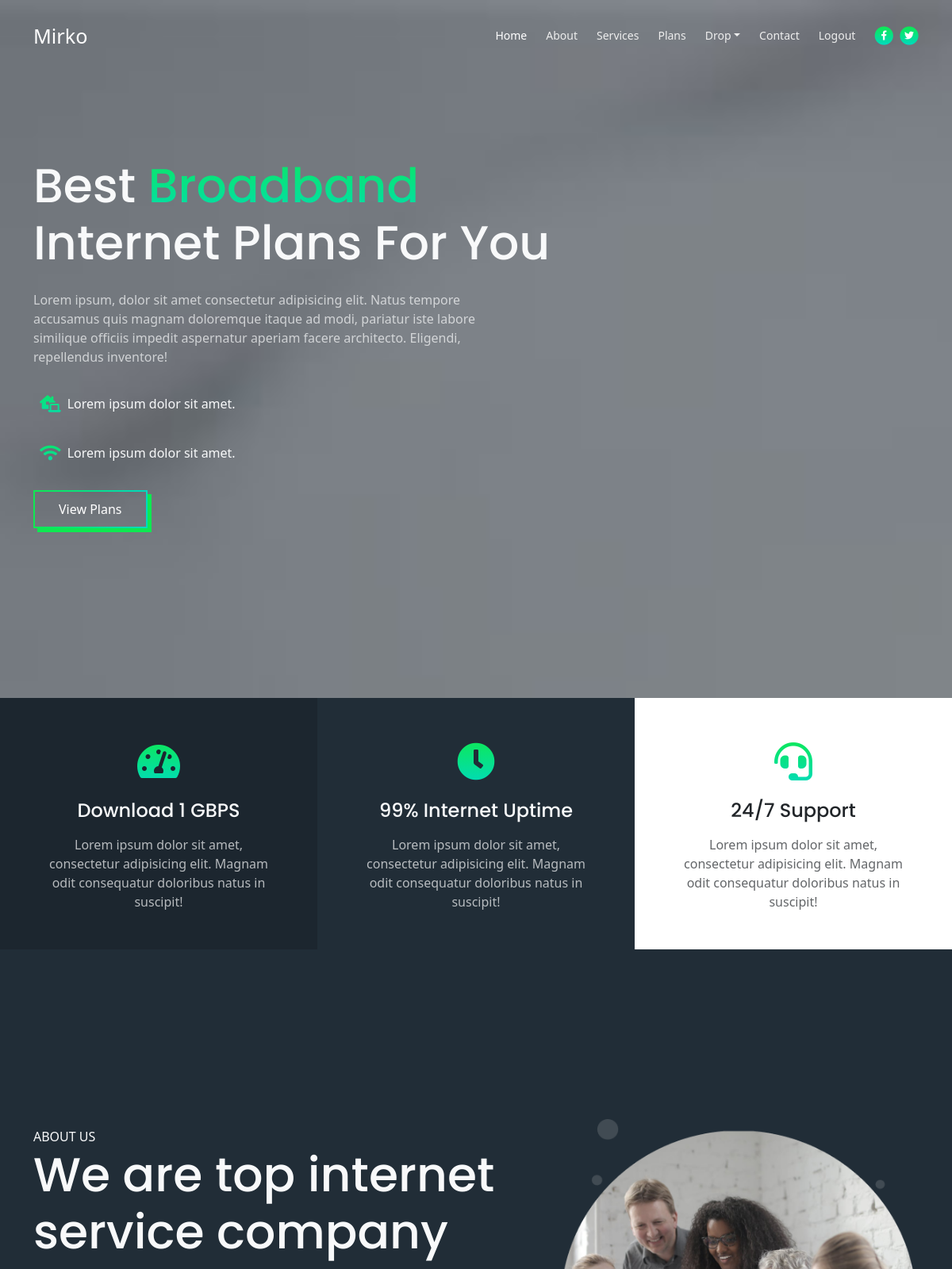
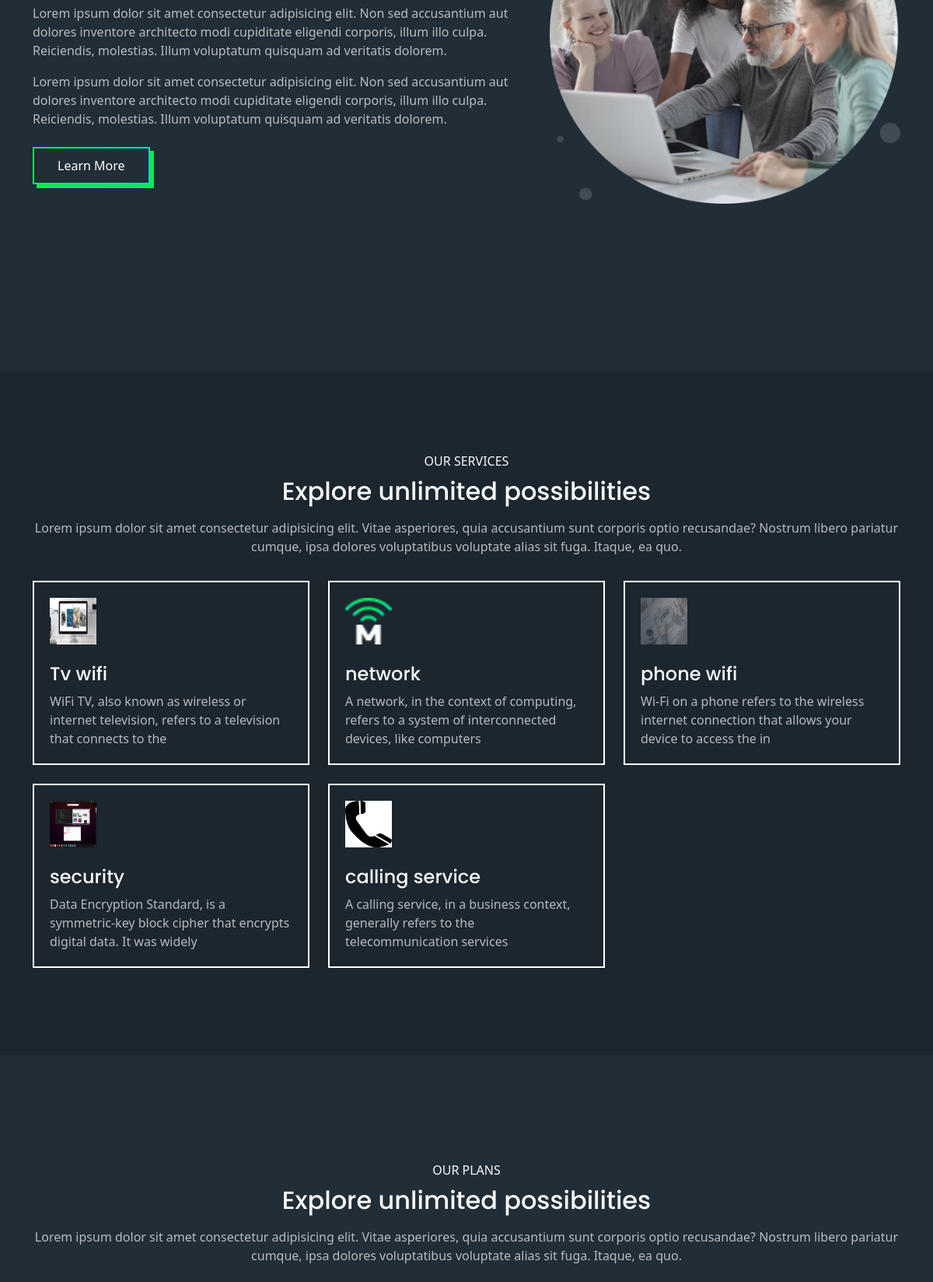
The app's page /home/ (signed in, upper part) with its own data (2 pictures, top to bottom).
### mirko/models.py (models this page shows)
class Service(models.Model):
    name = models.CharField(max_length=100)
    description = models.CharField(max_length=500)
    icon_image = models.ImageField(upload_to='service_icons/', null=True, blank=True)
    def __str__(self):
        return self.name

### mirkoproject/views.py (the view)
# urls.py: 2. Add a URL to urlpatterns:  path('', views.home, name='home')
@login_required
def home(request):
    services = Service.objects.all()
    planning = PricingPlan.objects.all()
    testing = Testimation.objects.all()
    print("hello",services)
    return render(request,"myapp/index.html",{'services':services,'planning':planning,'testing':testing})

### templates/myapp/index.html (shortened to what this page needs)
<!DOCTYPE html>
<html lang="en">
<head>
 {% load static %}
<link href="{% static 'css/bootstrap.min.css' %}" rel="stylesheet">
<link href="{% static 'css/fontawesome-all.min.css' %}" rel="stylesheet">
<link href="{% static 'css/aos.min.css' %}" rel="stylesheet">
<link href="{% static 'css/swiper.css' %}" rel="stylesheet">
<link href="{% static 'css/style.css' %}" rel="stylesheet">
</head>
<body>
    <nav id="navbar" class="navbar navbar-expand-lg fixed-top navbar-dark" aria-label="Main navigation">
        <div class="container">
            <a class="navbar-brand logo-text" href="index.html">Mirko</a>
            <div class="navbar-collapse offcanvas-collapse" id="navbarsExampleDefault" >
                <ul class="navbar-nav ms-auto navbar-nav-scroll">
                    <li class="nav-item">
                        <a class="nav-link active" aria-current="page" href="#header">Home</a>
                    </li>
                    <li class="nav-item">
                        <a class="nav-link" href="#about">About</a>
                    </li>
                    <li class="nav-item">
                        <a class="nav-link" href="#services">Services</a>
                    </li>
                    <li class="nav-item">
                        <a class="nav-link" href="#plans">Plans</a>
                    </li>
                    <li class="nav-item dropdown">
                        <a class="nav-link dropdown-toggle" id="dropdown01" data-bs-toggle="dropdown" aria-expanded="false" href="#">Drop</a>
                    </li>
                    <li class="nav-item">
                        <a class="nav-link" href="{% url 'contact' %}">Contact</a>
                    </li>
                    <li class="nav-item">
                        <a class="nav-link" href="{% url 'logout' %}">Logout</a>
                    </li>
                </ul>
                <span class="nav-item social-icons">
                    <span class="fa-stack">
                        <a href="#your-link">
                            <i class="fas fa-circle fa-stack-2x"></i>
                            <i class="fab fa-facebook-f fa-stack-1x"></i>
                        </a>
                    </span>
                    <span class="fa-stack">
                        <a href="#your-link">
                            <i class="fas fa-circle fa-stack-2x"></i>
                            <i class="fab fa-twitter fa-stack-1x"></i>
                        </a>
                    </span>
                </span>
            </div>
        </div>
    </nav>
    <section class="home py-5 d-flex align-items-center" id="header">
        <div class="container text-light py-5"  data-aos="fade-right">
            <h1 class="headline">Best <span class="home_text">Broadband</span><br>Internet Plans For You</h1>
            <p class="para para-light py-3">Lorem ipsum, dolor sit amet consectetur adipisicing elit. Natus tempore accusamus quis magnam doloremque itaque ad modi, pariatur iste labore similique officiis impedit aspernatur aperiam facere architecto. Eligendi, repellendus inventore!</p>
            <div class="d-flex align-items-center">
                <p class="p-2"><i class="fas fa-laptop-house fa-lg"></i></p>
                <p>Lorem ipsum dolor sit amet.</p>
            </div>
            <div class="d-flex align-items-center">
                <p class="p-2"><i class="fas fa-wifi fa-lg"></i></p>
                <p>Lorem ipsum dolor sit amet.</p>
            </div>
            <div class="my-3">
                <a class="btn" href="#plans">View Plans</a>
            </div>
        </div>
    </section>
    <section class="information">
        <div class="container-fluid">
            <div class="row text-light">
                <div class="col-lg-4 text-center p-5" data-aos="zoom-in">
                    <i class="fas fa-tachometer-alt fa-3x p-2"></i>
                    <h4 class="py-3">Download 1 GBPS</h4>
                    <p class="para-light">Lorem ipsum dolor sit amet, consectetur adipisicing elit. Magnam odit consequatur doloribus natus in suscipit!</p>
                </div>
                <div class="col-lg-4 text-center p-5"  data-aos="zoom-in">
                    <i class="fas fa-clock fa-3x p-2"></i>
                    <h4 class="py-3">99% Internet Uptime</h4>
                    <p class="para-light">Lorem ipsum dolor sit amet, consectetur adipisicing elit. Magnam odit consequatur doloribus natus in suscipit!</p>
                </div>
                <div class="col-lg-4 text-center p-5 text-dark"  data-aos="zoom-in">
                    <i class="fas fa-headset fa-3x p-2"></i>
                    <h4 class="py-3">24/7 Support </h4>
                    <p class="para-light">Lorem ipsum dolor sit amet, consectetur adipisicing elit. Magnam odit consequatur doloribus natus in suscipit!</p>
                </div>
            </div>
        </div>
    </section>
    <section class="about d-flex align-items-center text-light py-5" id="about">
        <div class="container" >
            <div class="row d-flex align-items-center">
                <div class="col-lg-7" data-aos="fade-right">
                    <p>ABOUT US</p>
                    <h1>We are top internet <br> service company</h1>
                    <p class="py-2 para-light">Lorem ipsum dolor sit amet consectetur adipisicing elit. Non sed accusantium aut dolores inventore architecto modi cupiditate eligendi corporis, illum illo culpa. Reiciendis, molestias. Illum voluptatum quisquam ad veritatis dolorem.</p>
                    <p class="py-2 para-light">Lorem ipsum dolor sit amet consectetur adipisicing elit. Non sed accusantium aut dolores inventore architecto modi cupiditate eligendi corporis, illum illo culpa. Reiciendis, molestias. Illum voluptatum quisquam ad veritatis dolorem.</p>
                    <div class="my-3">
                        <a class="btn" href="#your-link">Learn More</a>
                    </div>
                </div>
                <div class="col-lg-5 text-center py-4 py-sm-0" data-aos="fade-down">
                    <img class="img-fluid" src="{% static 'assets/images/about.jpg' %}" alt="about" >
                </div>
            </div>
        </div>
    </section>
    <section class="services d-flex align-items-center py-5" id="services">
        <div class="container text-light">
            <div class="text-center pb-4" >
                <p>OUR SERVICES</p>
                <h2 class="py-2">Explore unlimited possibilities</h2>
                <p class="para-light">Lorem ipsum dolor sit amet consectetur adipisicing elit. Vitae asperiores, quia accusantium sunt corporis optio recusandae? Nostrum libero pariatur cumque, ipsa dolores voluptatibus voluptate alias sit fuga. Itaque, ea quo.</p>
            </div>
            <div class="row gy-4 py-2" data-aos="zoom-in">
            {% for service in services %}
                <div class="col-lg-4">
                    <div class="card bg-transparent">
                     {% if service.icon_image %}
                    <img src="{{ service.icon_image.url }}" alt="{{ service.name }}" width="60" height="60" class="mb-3" />
                     {% endif %}
                        <h4 class="py-2">{{ service.name }}</h4>
                        <p class="para-light">{{ service.description }}</p>
                    </div>
                </div>
                  {% endfor %}
                </div>
            </div>
    </section>
    <section class="plans d-flex align-items-center py-5" id="plans">
        <div class="container text-light" >
            <div class="text-center pb-4">
                <p>OUR PLANS</p>
                <h2 class="py-2">Explore unlimited possibilities</h2>
                <p class="para-light">Lorem ipsum dolor sit amet consectetur adipisicing elit. Vitae asperiores, quia accusantium sunt corporis optio recusandae? Nostrum libero pariatur cumque, ipsa dolores voluptatibus voluptate alias sit fuga. Itaque, ea quo.</p>
            </div>
            <div class="row gy-4" data-aos="zoom-in">
                </div>
            </div>
    </section>
</body>
</html>

### static/css/style.css (style rules this page uses)
:root { --primary: #1c262f; --primary-light: #212d37; --secondary: #0ee951; --tertiary: #00dabf; --gradient: linear-gradient(to right, #0ee951, #00dabf); }
h1, h2, h3, h4, h5, h6 { font-family: "Poppins", sans-serif; }
h1 { font-size: 60px; font-weight: 500; }
p, ul, h4 { margin: 0; padding: 0; }
a { color: white; text-decoration: none; }
li { list-style-type: none; }
.home, .about, .services, .plans, .work, .contact { height: 110vh; position: relative; }
.services, .work, .contact, .testimonial, .footer { background-color: var(--primary); }
.about, .plans, .company, .newsletter, .location { background-color: var(--primary-light); }
.home_text, .home .fas, .plans .far, .information .fas, .work .fas, .services .fas, .location .far, .location .fas { padding: 15px 0; background: -webkit-gradient( linear, left top, left bottom, from(#0ee951), to(#00dabf) ); background-clip: text; -webkit-background-clip: text; -webkit-text-fill-color: transparent; }
.navbar { font-weight: 500; font-size: 0.875rem; line-height: 0.875rem; background-color: var(--primary); box-shadow: 0 1px 6px 0 rgba(0, 0, 0, 0.025); }
.navbar .navbar-brand { padding-top: 0.25rem; padding-bottom: 0.25rem; }
.navbar .logo-text { color: #fff; font-weight: 500; line-height: 1rem; font-size: 1.575rem; text-decoration: none; }
.offcanvas-collapse { position: fixed; top: 2.75rem; bottom: 0; left: 100%; width: 100%; overflow-y: auto; visibility: hidden; padding-right: 1rem; padding-left: 1rem; background-color: var(--primary); transition: transform 0.2s ease-in-out, visibility 0.2s ease-in-out; }
.navbar .navbar-nav { margin-top: 0.75rem; margin-bottom: 0.5rem; }
.navbar .nav-item .nav-link { color: #eee; text-decoration: none; padding-top: 0.625rem; padding-bottom: 0.625rem; transition: all 0.2s ease; }
.navbar .fa-stack { width: 2em; font-size: 0.75rem; margin-right: 0.25rem; }
.navbar .fa-stack-2x { background: -webkit-gradient( linear, left top, left bottom, from(#0ee951), to(#00dabf) ); background-clip: text; -webkit-background-clip: text; -webkit-text-fill-color: transparent; transition: all 0.2s ease; }
.navbar .fa-stack-1x { color: #ffffff; transition: all 0.2s ease; }
.home { background-image: url(../assets/images/home.jpg); background-size: cover; background-position: center; background-repeat: no-repeat; background-attachment: fixed; }
.para { width: 50%; }
.para-light { opacity: 0.7; }
.information .container-fluid .row div:first-child { background-color: var(--primary); }
.information .container-fluid .row div:last-child { background-color: white; }
.information .container-fluid .row div:nth-child(2) { background-color: var(--primary-light); }
.btn { color: white; border-radius: 0; border-width: 2px; padding: 10px 30px; border-image-slice: 1; background-image: none; background: transparent; border-image-source: var(--gradient); box-shadow: 5px 5px 0px 0px var(--secondary); }
.services .card { padding: 20px; border-radius: 0; border: 2px solid white; }
@media (min-width: 992px) { .navbar { box-shadow: none; transition: all 0.2s; padding-top: 1.75rem; background-color: transparent; } }
@media (min-width: 992px) { .offcanvas-collapse { position: static; top: auto; bottom: auto; left: auto; width: auto; padding-right: 0; padding-left: 0; background-color: transparent; overflow-y: visible; visibility: visible; } }
@media (min-width: 992px) { .navbar .navbar-nav { margin-top: 0; margin-bottom: 0; } }
@media (min-width: 992px) { .navbar .nav-item .nav-link { padding-right: 0.75rem; padding-left: 0.75rem; } }
@media (min-width: 992px) { .navbar .social-icons { margin-left: 0.5rem; } }
@media (min-width: 992px) { .navbar .fa-stack { margin-right: 0; margin-left: 0.25rem; } }

### records on screen
Service: icon_image (picture), name "Tv wifi", description "WiFi TV, also known as wireless or internet television, refers to a television that connects to the"
Service: icon_image (picture), name "network", description "A network, in the context of computing, refers to a system of interconnected devices, like computers"
Service: icon_image (picture), name "phone wifi", description "Wi-Fi on a phone refers to the wireless internet connection that allows your device to access the in"
Service: icon_image (picture), name "security", description "Data Encryption Standard, is a symmetric-key block cipher that encrypts digital data. It was widely"
Service: icon_image (picture), name "calling service", description "A calling service, in a business context, generally refers to the telecommunication services"
